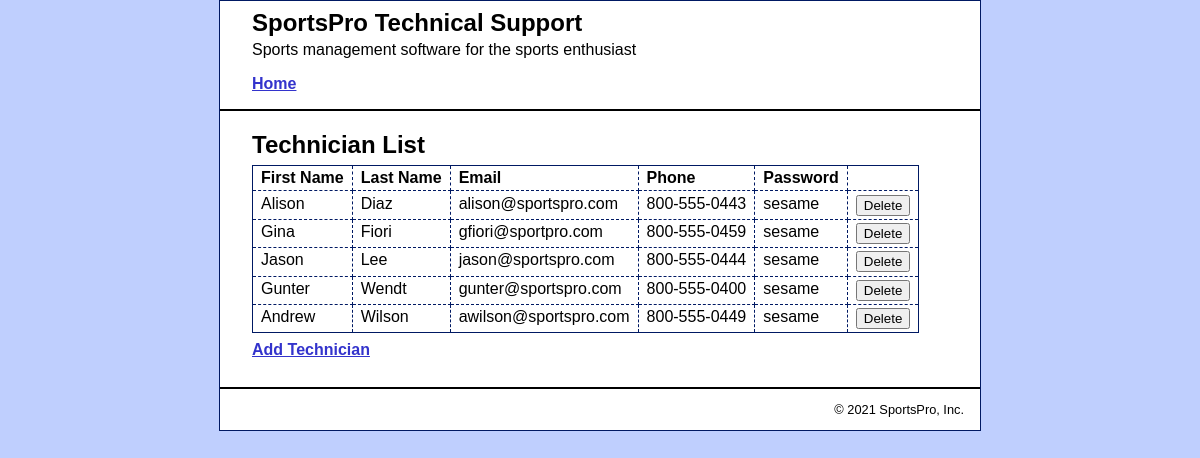
Screenshot of /TechSupport/tech_support/technician_manager/index.php?action=technician_list with the database file from the repository.
### tables this page shows
CREATE TABLE `technicians` (
  `techID` int(11) NOT NULL,
  `firstName` varchar(50) NOT NULL,
  `lastName` varchar(50) NOT NULL,
  `email` varchar(50) NOT NULL,
  `phone` varchar(20) NOT NULL,
  `password` varchar(20) NOT NULL
);

### TechSupport/tech_support/model/technician_db.php (called while the page is built, shortened)
<?php
function get_technicians_by_id(){
    global $db;
    $query = 'SELECT * FROM technicians ORDER BY techID';
    $statement = $db->prepare($query);
    $statement->execute();
    $technicians = $statement->fetchAll();
    return $technicians;
}
?>

### TechSupport/tech_support/technician_manager/technician_list.php (the view, shortened to what this page needs)
<?php
include '../view/header.php'; ?>
<main id="main">
    <h1>Technician List</h1>
    <section>
        <table>
            <tr>
                <th>First Name</th>
                <th>Last Name</th>
                <th>Email</th>
                <th>Phone</th>
                <th>Password</th>
                <th>&nbsp;</th>
            </tr>
            <?php foreach ($technicians as $technician): ?>
            <tr>
                <td><?php echo $technician['firstName'];?></td>
                <td><?php echo $technician['lastName'];?></td>
                <td><?php echo $technician['email'];?></td>
                <td><?php echo $technician['phone'];?></td>
                <td><?php echo $technician['password'];?></td>
                <td><form action="." method="post">
                        <input type="submit" value="Delete">
                    </form></td>
            </tr>
            <?php endforeach; ?>
        </table>
        <p><a href=".?action=show_add_form2">Add Technician</a></p>
    </section>
</main>
    <?php include '../view/footer.php'; ?>

### TechSupport/tech_support/main.css (style rules this page uses)
body { margin-top: 0; background-color: #BFCFFE; font-family: Arial, Helvetica, sans-serif; }
h1 { font-size: 150%; margin: 0; padding: .5em 0 .25em; }
h1, h2 { color: black; }
p { margin: .5em 0 .5em 0; padding: 0; }
a { color: #3333CC; font-weight: bold; }
table { border: 1px solid #001963; border-collapse: collapse; }
td, th { border: 1px dashed #001963; padding: .2em .5em .2em .5em; vertical-align: top; text-align: left; }
form { margin: 0; }
#main { margin: 0; padding: .5em 2em .25em; }

### rows the page displays
technicians: firstName "Alison", lastName "Diaz", email "alison@sportspro.com", phone "800-555-0443", password "sesame"
technicians: firstName "Gina", lastName "Fiori", email "gfiori@sportpro.com", phone "800-555-0459", password "sesame"
technicians: firstName "Jason", lastName "Lee", email "jason@sportspro.com", phone "800-555-0444", password "sesame"
technicians: firstName "Gunter", lastName "Wendt", email "gunter@sportspro.com", phone "800-555-0400", password "sesame"
technicians: firstName "Andrew", lastName "Wilson", email "awilson@sportspro.com", phone "800-555-0449", password "sesame"
